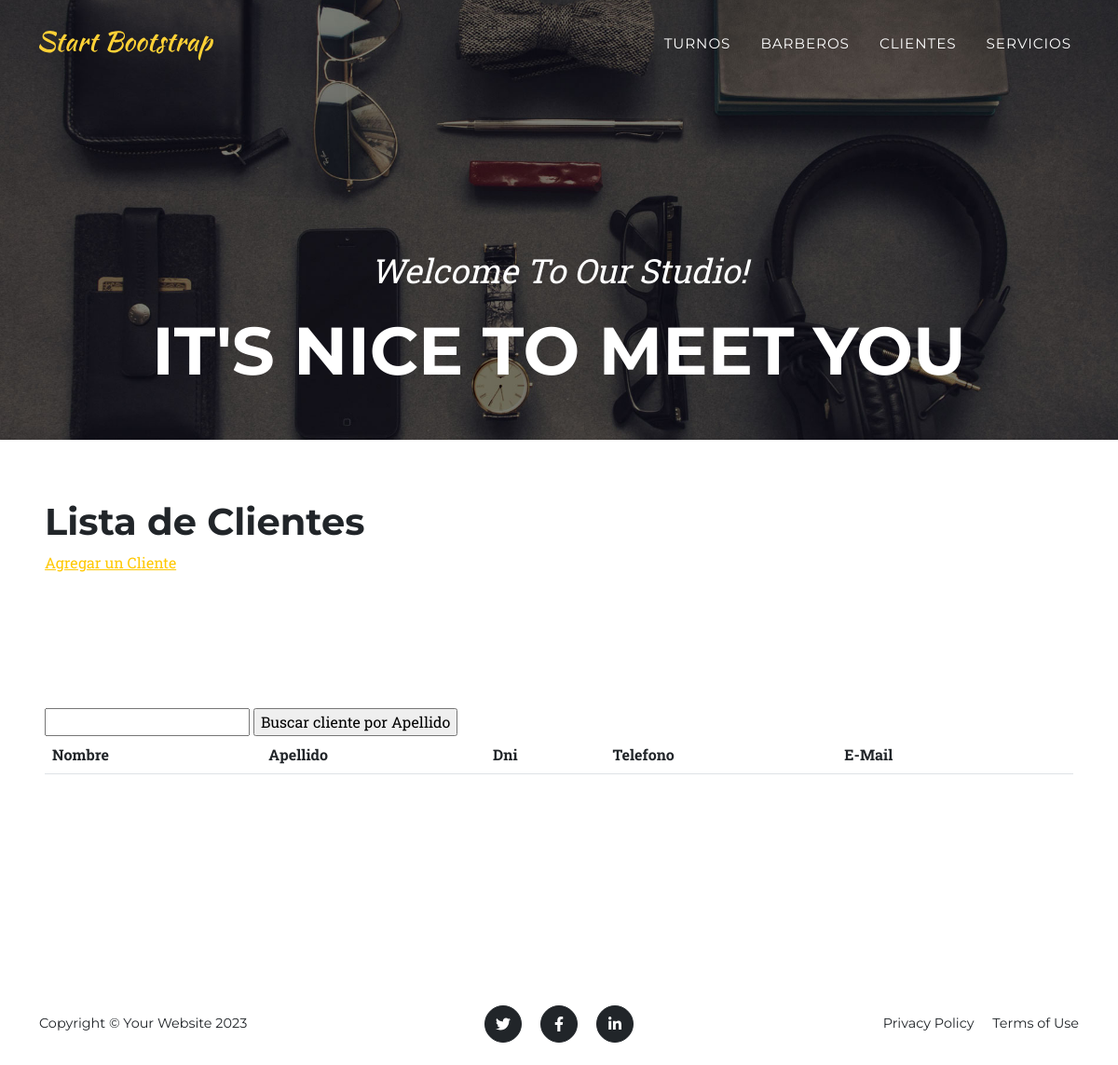
Page /barber/clientes/ on the earlier database version.
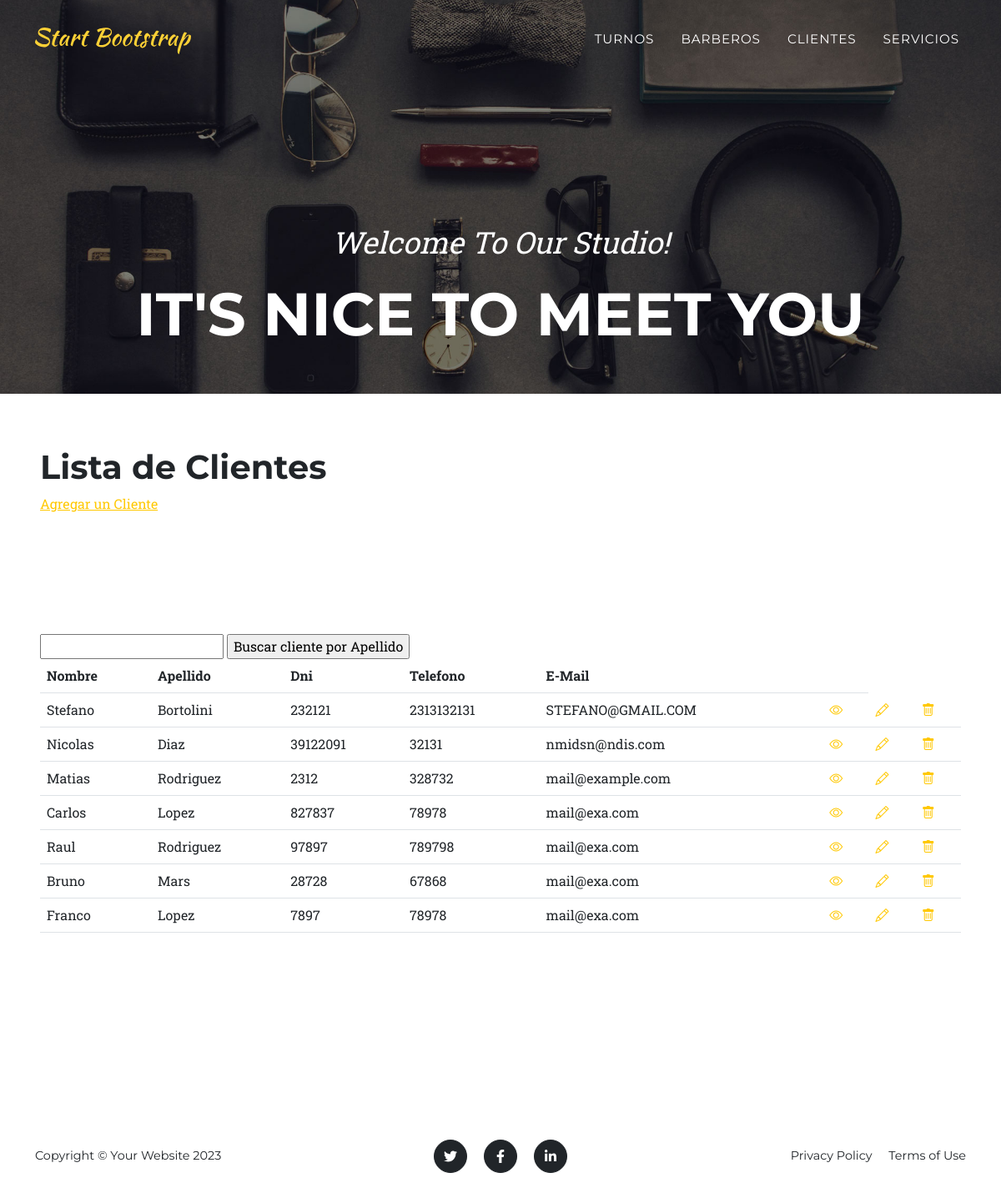
Same page on the later database version.
### AppPreentrega/models.py (models this page shows, shortened)
class Cliente(models.Model):
    nombre          = models.CharField(max_length=64)
    apellido        = models.CharField(max_length=64)
    dni             = models.CharField(max_length=32)
    telefono        = models.CharField(max_length=64)
    email           = models.CharField(max_length=100)

### AppPreentrega/views.py (the view)
# urls.py: path('clientes/', ClienteListView.as_view(), name='clientes'),
class ClienteListView(ListView):
    model = Cliente
    template_name = 'lista_clientes.html'

### AppPreentrega/templates/lista_clientes.html (shortened to what this page needs)
{% extends "base.html" %}
{% block contenido %}
<h1>Lista de Clientes</h1>
<a href="{% url 'crear_cliente'%}">Agregar un Cliente</a>
<section>
    <div>
        <form action="{% url 'buscar_cliente_por_apellido' %}" method="post">
            <input type="text" name="busqueda">
            <input type="submit" value="Buscar cliente por Apellido">
        </form>
        <table class="table">
            <tbody>
                <tr>
                    <th>Nombre</th>
                    <th>Apellido</th>
                    <th>Dni</th>
                    <th>Telefono</th>
                    <th>E-Mail</th>
                    <td></td>
                </tr>
                {% for persona in object_list %}
                <tr>
                    <td>{{ persona.nombre }}        </td>
                    <td>{{ persona.apellido }}      </td>
                    <td>{{ persona.dni }}           </td>
                    <td>{{ persona.telefono }}      </td>
                    <td>{{ persona.email }}         </td>
                    <td>
                        <a href="{% url 'ver_cliente' persona.id %}">
                            <i class="bi bi-eye"></i>
                        </a>
                    </td>
                    <td>
                        <a href="{% url 'modificar_cliente' persona.id %}">
                            <i class="bi bi-pencil"></i>
                        </a>
                    </td>
                    <td>
                        <a href="{% url 'eliminar_cliente' persona.id %}">
                            <i class="bi bi-trash"></i>
                        </a>
                    </td>
                </tr>
                {% endfor %}
            </tbody>
        </table>
    </div>
</section>
{% endblock contenido %}

Differences in the rows shown:
added Cliente: nombre "Stefano", apellido "Bortolini", dni "232121", telefono "2313132131", email "STEFANO@GMAIL.COM"
added Cliente: nombre "Nicolas", apellido "Diaz", dni "39122091", telefono "32131", email "nmidsn@ndis.com"
added Cliente: nombre "Matias", apellido "Rodriguez", dni "2312", telefono "328732", email "mail@example.com"
added Cliente: nombre "Carlos", apellido "Lopez", dni "827837", telefono "78978", email "mail@exa.com"
added Cliente: nombre "Raul", apellido "Rodriguez", dni "97897", telefono "789798", email "mail@exa.com"
added Cliente: nombre "Bruno", apellido "Mars", dni "28728", telefono "67868", email "mail@exa.com"
added Cliente: nombre "Franco", apellido "Lopez", dni "7897", telefono "78978", email "mail@exa.com"
